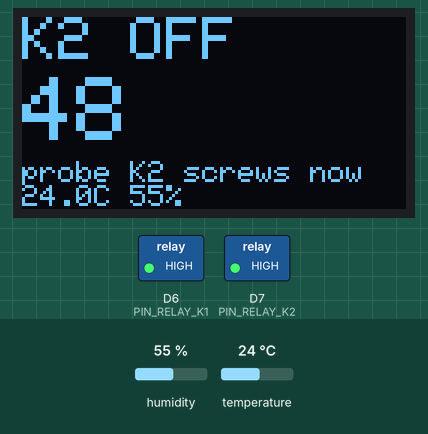
Bench run of a sketch on a simulated ESP8266 (NodeMCU). On the bench: 128×64 one-colour display, switched loads named in the sketch (green lamp = pin HIGH). The inputs (shaded band) are chosen by the test bench; at power-on: humidity 55 %, temperature 24 °C. What the sketch prints to the serial monitor is not drawn.

Above: at 13.0 s.
13.1 s: humidity set to 22 %
At 17.6 s:
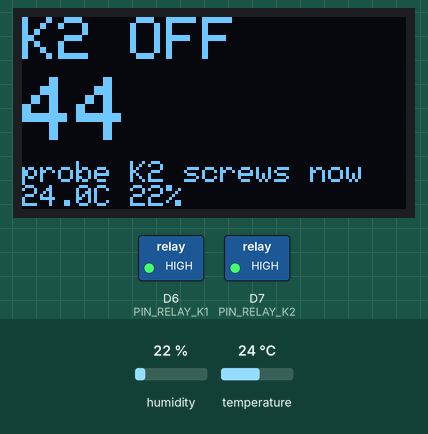
24.6 s: temperature set to 12 °C
At 32.9 s:
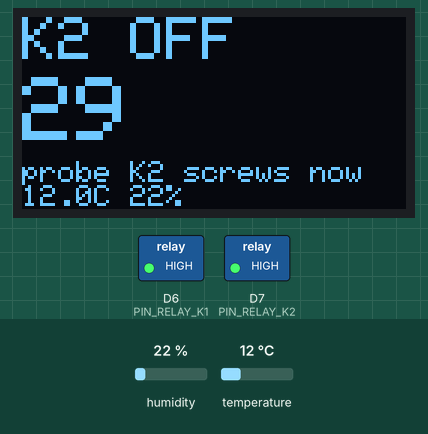
36.1 s: humidity set to 40 %
At 47.9 s:
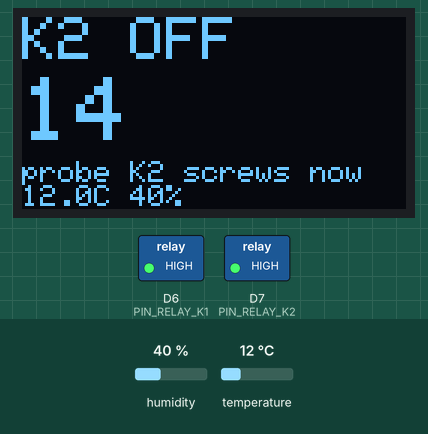
49.0 s: temperature set to 19 °C
At 63.7 s:
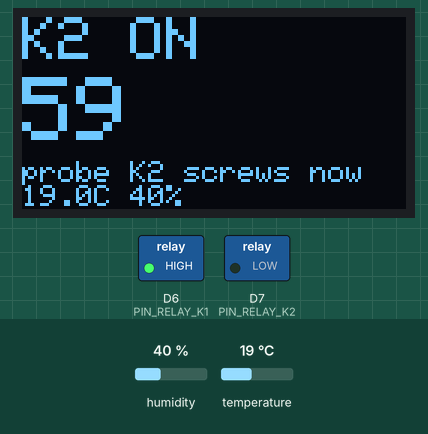
Timing chart, 0 to 64.0 s (numbered marks = the images above; inputs shaded):
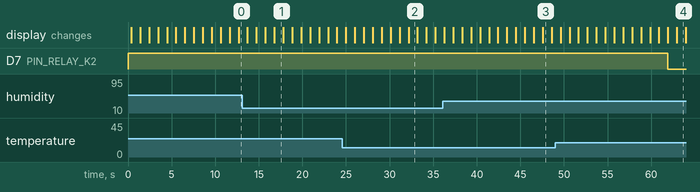

Measured:
- what the display in image 1 shows lasts 1.0 s, from 16.8 s to 17.8 s

The sketch:

diag_v5.ino
```cpp
// diag_v5 - screw-terminal identification helper for microaqila.
// The K1/K2 screw terminals carry no NO/COM/NC silkscreen, so they get
// identified by MULTIMETER CONTINUITY, not by guessing. This holds K2 in a
// known state for PHASE_SECS at a time (OLED shows which, with a countdown)
// while the user beeps out the three K2 screws. Contacts are dry: USB power
// only, no 12 V anywhere. K1 stays OFF the entire time.

#include <Wire.h>
#include <Adafruit_GFX.h>
#include <Adafruit_SSD1306.h>
#include <DHT.h>
#include "config.h"

#define RELAY_ON  (RELAY_ACTIVE_LOW ? LOW  : HIGH)
#define RELAY_OFF (RELAY_ACTIVE_LOW ? HIGH : LOW)

Adafruit_SSD1306 display(OLED_W, OLED_H, &Wire, OLED_RESET_PIN);
DHT dht(PIN_DHT, DHT_TYPE);
bool oledOk = false;
float lastT = NAN, lastH = NAN;

void draw(const char *big, int secs) {
  if (!oledOk) return;
  display.clearDisplay();
  display.setTextColor(SSD1306_WHITE);
  display.setTextSize(2);
  display.setCursor(0, 0);
  display.println(big);
  display.setTextSize(3);
  display.setCursor(0, 20);
  display.printf("%d", secs);
  display.setTextSize(1);
  display.setCursor(0, 48);
  display.println(F("probe K2 screws now"));
  if (!isnan(lastT)) display.printf("%.1fC %.0f%%", lastT, lastH);
  display.display();
}

void phase(bool k2on, const char *title) {
  digitalWrite(PIN_RELAY_K2, k2on ? RELAY_ON : RELAY_OFF);
  Serial.printf("\n=== PHASE: %s for %d s ===\n", title, PHASE_SECS);
  for (int s = PHASE_SECS; s > 0; s--) {
    draw(title, s);
    if (s % 15 == 0) {
      float h = dht.readHumidity(), t = dht.readTemperature();
      if (!isnan(t)) { lastT = t; lastH = h; }
      Serial.printf("  [%s %2ds left] dht %s t=%.1f h=%.1f | heap=%u\n",
                    title, s, isnan(t) ? "FAIL" : "ok", t, h, ESP.getFreeHeap());
    }
    delay(1000);
  }
}

void setup() {
  digitalWrite(PIN_RELAY_K1, RELAY_OFF); pinMode(PIN_RELAY_K1, OUTPUT);
  digitalWrite(PIN_RELAY_K2, RELAY_OFF); pinMode(PIN_RELAY_K2, OUTPUT);
  Serial.begin(SERIAL_BAUD);
  delay(300);
  Serial.println();
  Serial.println(F("=================================="));
  Serial.println(F("  microaqila diag_v5 (terminal ID)"));
  Serial.println(F("=================================="));
  Serial.printf("Chip ID:      0x%08X\n", ESP.getChipId());
  Serial.printf("Reset reason: %s\n", ESP.getResetReason().c_str());
  Wire.begin(PIN_I2C_SDA, PIN_I2C_SCL);
  oledOk = display.begin(SSD1306_SWITCHCAPVCC, OLED_ADDR);
  Serial.printf("SSD1306 init: %s\n", oledOk ? "OK" : "FAILED");
  dht.begin();
  Serial.println(F("K1 permanently OFF. K2 alternates 60 s OFF / 60 s ON."));
}

void loop() {
  phase(false, "K2 OFF");
  phase(true,  "K2 ON");
}
```

config.h
```cpp
#pragma once
// ================= microaqila board configuration (diag_v5) =================
// Board: NodeMCU ESP8266 (ESP-12F). Chip ID MEASURED 0x006BE263.
// "Dx" names are the board silkscreen labels; GPIO numbers in comments.

#define SERIAL_BAUD       115200

// --- I2C bus ---
#define PIN_I2C_SDA       D2    // GPIO4  -> OLED SDA
#define PIN_I2C_SCL       D1    // GPIO5  -> OLED SCL

// --- SSD1306 OLED ---
// [M] 2026-08-25: bus scan reports the module ACKing at 0x3C.
#define OLED_ADDR         0x3C
// [G] 0.96" JMD0.96D-1 modules are almost always 128x64. If the panel is
// really 128x32 the test screens will look squashed/doubled - verify by eye.
#define OLED_W            128
#define OLED_H            64
#define OLED_RESET_PIN    -1    // 4-pin module: no reset line

// --- Peripherals (planned; wired later, one at a time) ---
#define PIN_DHT           D5    // GPIO14 - DHT22 data
#define PIN_RELAY_HEATER  D6    // GPIO12 - relay IN1
#define PIN_RELAY_FAN     D7    // GPIO13 - relay IN2

// --- Diagnostic timing ---
#define DIAG_FRAME_MS     3000  // how long each test screen is held

// --- DHT22 (AM2302) ---
#define DHT_TYPE          DHT22  // we have DHT22, not the DHT11 in the proposal
#define DHT_READ_MS       2500   // datasheet minimum sampling interval is 2 s
#define DHT_RETRIES       3      // DHT22 NAKs occasionally; retry before failing

// --- 2ch relay module (SRD-05VDC-SL-C coils, PC817 optos) ---
// [M] 2026-08-25 close-up photos: J1 = RY-VCC | VCC | GND  (jumper shipped on
// RY-VCC+VCC), J2 = GND | IN1 | IN2 | VCC.
// Split-supply wiring: jumper REMOVED, J1 RY-VCC <- VU (5V coils),
// J1 GND <- G, J2 VCC <- 3V (opto side at 3.3V), J2 GND <- G,
// IN1 <- D6, IN2 <- D7.
#define PIN_RELAY_K1      D6    // GPIO12 -> J2 IN1 (heater channel, wired LAST)
#define PIN_RELAY_K2      D7    // GPIO13 -> J2 IN2 (fan channel)
// [M] LOW-trigger CONFIRMED 2026-08-26: LEDs dark through the boot settle
// window, no click at plug-in. Do not change.
#define RELAY_ACTIVE_LOW  1

// --- Terminal-identification phase length ---
#define PHASE_SECS        60    // K2 held steady this long per state
```
